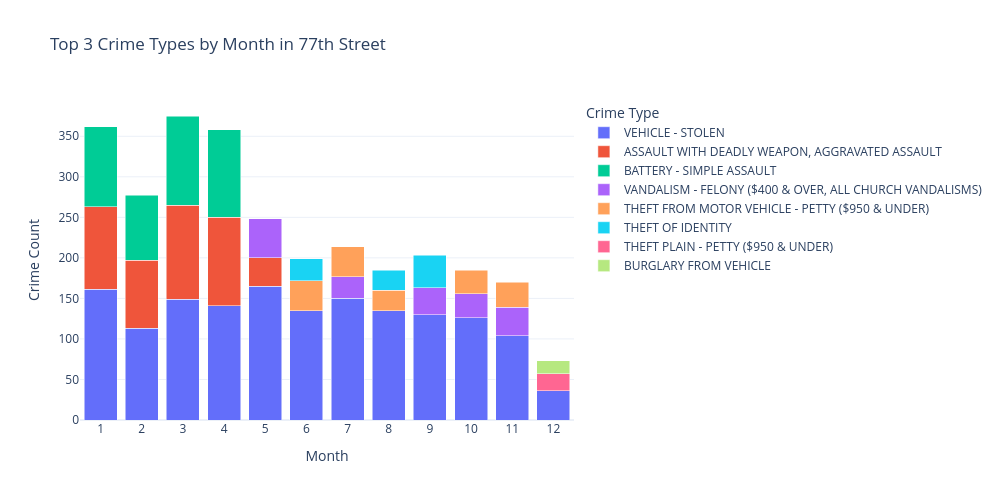

Notebook source saved alongside this figure:
### Markdown cell above
An interactive dropdown allows users to select a region and view the top 3 crime types per month within that area. This provides a more dynamic view of localized crime patterns.

### Code cell
clear_output(wait=True)

#dropdown， selecting area
area_selector = widgets.Dropdown(
    options=sorted(df['area_name'].dropna().unique()),
    value='77th Street',
    description='Area:',
    layout=widgets.Layout(width='50%')
)


def plot_top3_crimes(area_name):
    clear_output(wait=True)
    df_area = df[df['area_name'] == area_name]
    
    # Group by month and crime type, count occurrences
    monthly_crime = (
        df_area.groupby(['month', 'crime_code_description'])
        .size()
        .reset_index(name='count')
    )
    
    top3 = (
        monthly_crime
        .groupby('month', group_keys=False)
        .apply(lambda g: g.nlargest(3, 'count'))
    )
    
    # bar chart
    fig = px.bar(
        top3,
        x='month',
        y='count',
        color='crime_code_description',
        barmode='stack',
        title=f'Top 3 Crime Types by Month in {area_name}',
        labels={'count': 'Crime Count', 'month': 'Month', 'crime_code_description': 'Crime Type'},
        height=500,
        width=1000,
        template='plotly_white'
    )
    
    fig.update_layout(
        xaxis=dict(dtick=1),
        yaxis_title='Crime Count',
        legend_title='Crime Type',
        margin=dict(r=150),
        legend=dict(x=1.02, y=1)
    )
    
    display(area_selector)
    fig.show()
    
plot_top3_crimes(area_selector.value)
area_selector.observe(lambda change: plot_top3_crimes(change.new) if change['name'] == 'value' else None, names='value')

### Figure 1 — Plotly figure (JSON) as saved in the notebook; plotly's stock layout.template omitted (floating-point values rounded to 4 significant figures)
{"data": [{"alignmentgroup": "True", "hovertemplate": "Crime Type=VEHICLE - STOLEN<br>Month=%{x}<br>Crime Count=%{y}<extra></extra>", "legendgroup": "VEHICLE - STOLEN", "marker": {"color": "#636efa", "pattern": {"shape": ""}}, "name": "VEHICLE - STOLEN", "offsetgroup": "VEHICLE - STOLEN", "orientation": "v", "showlegend": true, "textposition": "auto", "type": "bar", "x": [1, 2, 3, 4, 5, 6, 7, 8, 9, 10, 11, 12], "xaxis": "x", "y": [161, 113, 149, 141, 165, 135, 150, 135, 130, 126, 104, 36], "yaxis": "y"}, {"alignmentgroup": "True", "hovertemplate": "Crime Type=ASSAULT WITH DEADLY WEAPON, AGGRAVATED ASSAULT<br>Month=%{x}<br>Crime Count=%{y}<extra></extra>", "legendgroup": "ASSAULT WITH DEADLY WEAPON, AGGRAVATED ASSAULT", "marker": {"color": "#EF553B", "pattern": {"shape": ""}}, "name": "ASSAULT WITH DEADLY WEAPON, AGGRAVATED ASSAULT", "offsetgroup": "ASSAULT WITH DEADLY WEAPON, AGGRAVATED ASSAULT", "orientation": "v", "showlegend": true, "textposition": "auto", "type": "bar", "x": [1, 2, 3, 4, 5], "xaxis": "x", "y": [102, 84, 116, 109, 35], "yaxis": "y"}, {"alignmentgroup": "True", "hovertemplate": "Crime Type=BATTERY - SIMPLE ASSAULT<br>Month=%{x}<br>Crime Count=%{y}<extra></extra>", "legendgroup": "BATTERY - SIMPLE ASSAULT", "marker": {"color": "#00cc96", "pattern": {"shape": ""}}, "name": "BATTERY - SIMPLE ASSAULT", "offsetgroup": "BATTERY - SIMPLE ASSAULT", "orientation": "v", "showlegend": true, "textposition": "auto", "type": "bar", "x": [1, 2, 3, 4], "xaxis": "x", "y": [99, 80, 110, 108], "yaxis": "y"}, {"alignmentgroup": "True", "hovertemplate": "Crime Type=VANDALISM - FELONY ($400 & OVER, ALL CHURCH VANDALISMS)<br>Month=%{x}<br>Crime Count=%{y}<extra></extra>", "legendgroup": "VANDALISM - FELONY ($400 & OVER, ALL CHURCH VANDALISMS)", "marker": {"color": "#ab63fa", "pattern": {"shape": ""}}, "name": "VANDALISM - FELONY ($400 & OVER, ALL CHURCH VANDALISMS)", "offsetgroup": "VANDALISM - FELONY ($400 & OVER, ALL CHURCH VANDALISMS)", "orientation": "v", "showlegend": true, "textposition": "auto", "type": "bar", "x": [5, 7, 9, 10, 11], "xaxis": "x", "y": [48, 27, 33, 30, 35], "yaxis": "y"}, {"alignmentgroup": "True", "hovertemplate": "Crime Type=THEFT FROM MOTOR VEHICLE - PETTY ($950 & UNDER)<br>Month=%{x}<br>Crime Count=%{y}<extra></extra>", "legendgroup": "THEFT FROM MOTOR VEHICLE - PETTY ($950 & UNDER)", "marker": {"color": "#FFA15A", "pattern": {"shape": ""}}, "name": "THEFT FROM MOTOR VEHICLE - PETTY ($950 & UNDER)", "offsetgroup": "THEFT FROM MOTOR VEHICLE - PETTY ($950 & UNDER)", "orientation": "v", "showlegend": true, "textposition": "auto", "type": "bar", "x": [6, 7, 8, 10, 11], "xaxis": "x", "y": [37, 37, 25, 29, 31], "yaxis": "y"}, {"alignmentgroup": "True", "hovertemplate": "Crime Type=THEFT OF IDENTITY<br>Month=%{x}<br>Crime Count=%{y}<extra></extra>", "legendgroup": "THEFT OF IDENTITY", "marker": {"color": "#19d3f3", "pattern": {"shape": ""}}, "name": "THEFT OF IDENTITY", "offsetgroup": "THEFT OF IDENTITY", "orientation": "v", "showlegend": true, "textposition": "auto", "type": "bar", "x": [6, 8, 9], "xaxis": "x", "y": [27, 25, 40], "yaxis": "y"}, {"alignmentgroup": "True", "hovertemplate": "Crime Type=THEFT PLAIN - PETTY ($950 & UNDER)<br>Month=%{x}<br>Crime Count=%{y}<extra></extra>", "legendgroup": "THEFT PLAIN - PETTY ($950 & UNDER)", "marker": {"color": "#FF6692", "pattern": {"shape": ""}}, "name": "THEFT PLAIN - PETTY ($950 & UNDER)", "offsetgroup": "THEFT PLAIN - PETTY ($950 & UNDER)", "orientation": "v", "showlegend": true, "textposition": "auto", "type": "bar", "x": [12], "xaxis": "x", "y": [21], "yaxis": "y"}, {"alignmentgroup": "True", "hovertemplate": "Crime Type=BURGLARY FROM VEHICLE<br>Month=%{x}<br>Crime Count=%{y}<extra></extra>", "legendgroup": "BURGLARY FROM VEHICLE", "marker": {"color": "#B6E880", "pattern": {"shape": ""}}, "name": "BURGLARY FROM VEHICLE", "offsetgroup": "BURGLARY FROM VEHICLE", "orientation": "v", "showlegend": true, "textposition": "auto", "type": "bar", "x": [12], "xaxis": "x", "y": [16], "yaxis": "y"}], "layout": {"barmode": "stack", "height": 500, "legend": {"title": {"text": "Crime Type"}, "tracegroupgap": 0, "x": 1.02, "y": 1}, "margin": {"r": 150}, "title": {"text": "Top 3 Crime Types by Month in 77th Street"}, "width": 1000, "xaxis": {"anchor": "y", "domain": [0, 1], "dtick": 1, "title": {"text": "Month"}}, "yaxis": {"anchor": "x", "domain": [0, 1], "title": {"text": "Crime Count"}}}}
